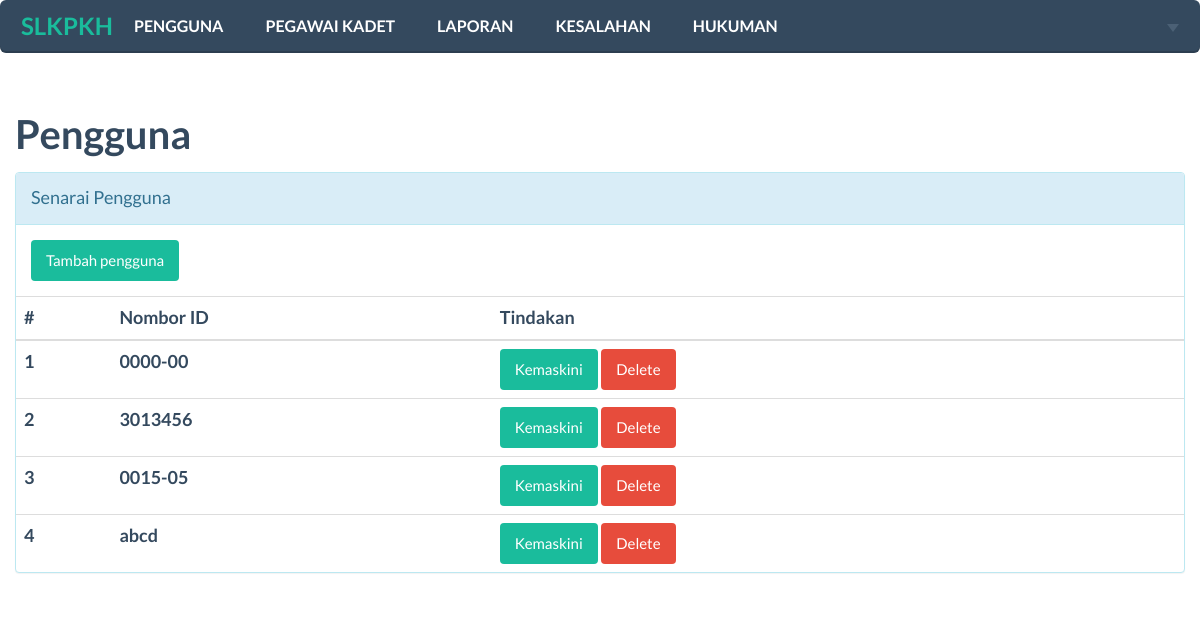
The page /panel/admin/pengguna.php on the database as committed earlier.
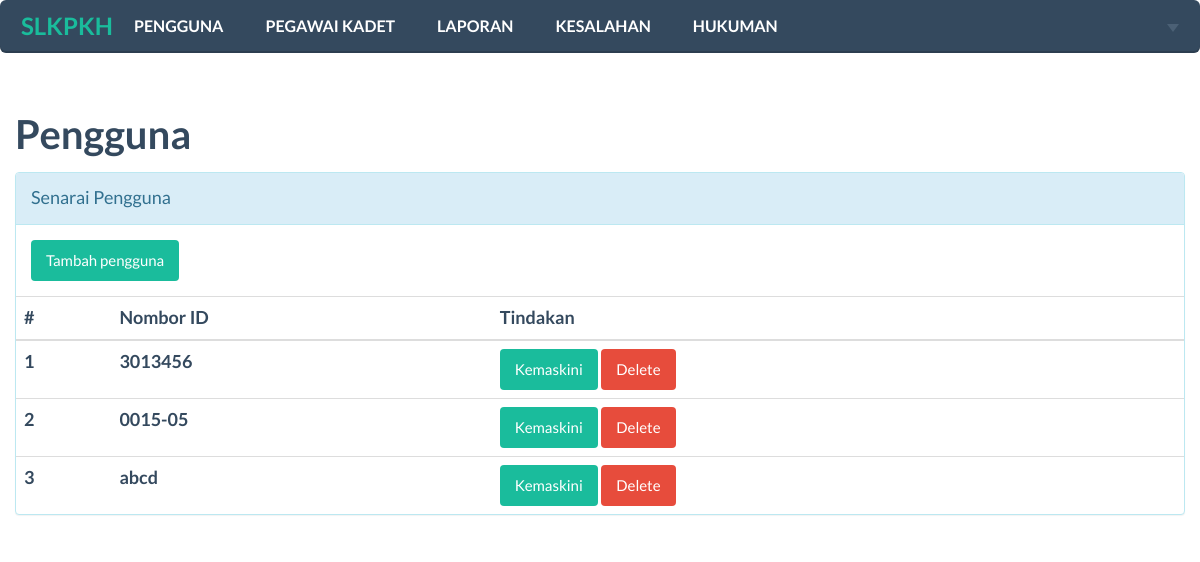
The same page on the database as committed later.
### tables this page shows
CREATE TABLE `t142_akaun` (
  `f142idakaun` int(11) NOT NULL AUTO_INCREMENT,
  `f142noID` varchar(20) NOT NULL,
  `f142password` varchar(255) NOT NULL,
  `f142email` varchar(255) NOT NULL,
  `f142Name` varchar(255) NOT NULL,
  `f142idlevel` int(11) NOT NULL,
  `f142photo` varchar(255) DEFAULT NULL,
  `f142ipadd` varchar(255) DEFAULT NULL,
  `f142thupdate` date DEFAULT NULL,
  `f142updateby` varchar(255) DEFAULT NULL,
  `f142catatan` varchar(255) DEFAULT NULL,
  PRIMARY KEY (`f142idakaun`),
  UNIQUE KEY `f142noIC` (`f142noID`)
);

### panel/admin/pengguna.php (the view, shortened to what this page needs)
<?php
$connection = mysqli_connect(DB_HOST,DB_USERNAME,DB_PASSWORD,DB_NAME);
$View__query="SELECT * FROM `t142_akaun`";
$ViewRS = $connection->query($View__query);
?>
<!DOCTYPE html>
<html>
<head>
    <link href="../../css/vendor/bootstrap.min.css" rel="stylesheet">
    <link href="../../css/flat-ui.min.css" rel="stylesheet">
    <link href="../../css/custom.css" rel="stylesheet">
</head>
<body>
<?php include('navbar-admin.php'); ?>
  <div class="container">
    <div class="row">
      <h3>Pengguna</h3>
    </div>
    <div class="row">
      <div class="panel panel-info">
      <div class="panel-heading">Senarai Pengguna</div>
      <div class="panel-body">
          <a href="pengguna_add.php" class="btn btn-primary">Tambah pengguna</a>
      </div>
      <table class="table">
        <thead>
          <tr>
            <th>#</th>
            <th>Nombor ID</th>
            <th>Tindakan</th>
          </tr>
        </thead>
        <tbody>
        <?php
        $counter = 0;
         while($row = mysqli_fetch_assoc($ViewRS)){
            $counter++;
          echo '<tr>
            <th scope="row">'.$counter.'</th>
            <th>'.$row["f142noID"].'</th>
            <th>
              <a href="pengguna_edit.php?id='.$row["f142idakaun"].'" class="btn btn-primary">Kemaskini</a>
              <a href="?action=delete&id='.$row["f142idakaun"].'" class="btn btn-danger">Delete</a>
            </th>
          </tr>
           ';
         }
        ?>
        </tbody>
      </table>
    </div>
    </div>
  </div>
</body>
</html>

Rows that differ between the two databases and show on the page:
removed t142_akaun: f142noID "0000-00"
